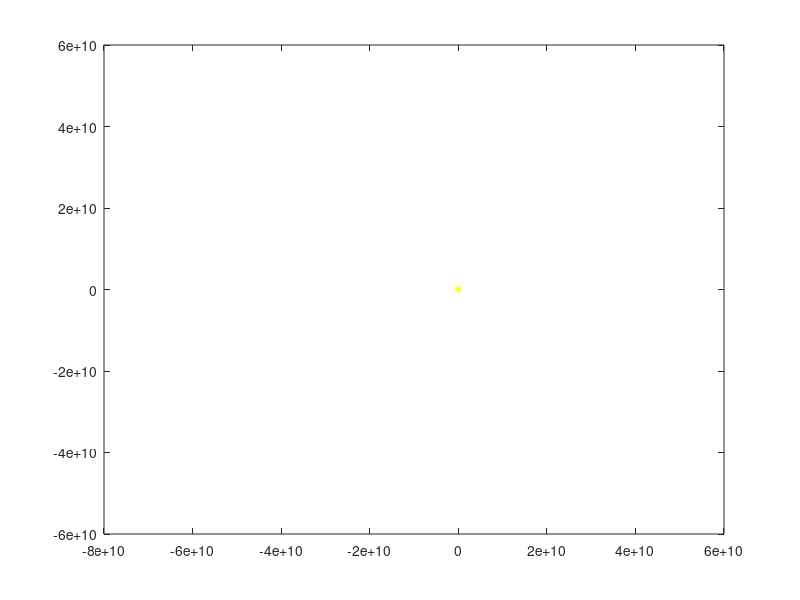

Write MATLAB code to recreate this figure. (Note: this script raises an error after producing the figure.)
function mercury1()

a = 57909050000; %semi-major axis (m)
e = 0.205630; %eccentricity
msun = 1.9885e30; %sun mass (kg)
G = 6.67408e-11;

t = 0:60*60*24:60*60*24*88;

%mean anomaly as function of time (s)
M = @(t) t.*(msun.*G./a.^3)^(1/2);

%eccentric anomaly (Newton-Raphson method)
EA = @(E) E-e.*sin(E)-M(t);
EAprime = @(E) 1-e.*cos(E);
E = NRmethod(EA, EAprime, M(t), 1e-16);

%true anomaly
sintheta = @(E) ((1-e^2)^(1/2).*sin(E))./(1-e.*cos(E));
costheta = @(E) (cos(E)-e)./(1-e.*cos(E));

%cartesian coordinates
r = @(costheta) a*(1-e^2)./(1+e.*costheta);
x = @(r, costheta) r(costheta(E)).*costheta(E);
y = @(r, sintheta) r(costheta(E)).*sintheta(E);

x1 = x(r, costheta);
y1 = y(r, sintheta);

%plot(t, x1, t, y1)
%plot(x1, y1)
%hold on

plot(0, 0, 'y*')
axis([-8e10,6e10,-6e10,6e10])
set(gcf, 'position', [0, 0, 1000, 1000])
set(gca, 'Color', 'k')
hold on
i = animatedline('Color', 'r', 'marker', '.', 'Linewidth', 1);
for k = 1:length(t)
    addpoints(i, x1(k), y1(k));
    drawnow
end

 
end

function E = NRmethod(f, fprime, E0, accuracy)
    E = E0;
    error = -1*(f(E)./fprime(E));
    while abs(error) > accuracy
        error = -1*(f(E)./fprime(E));
        E = E+error;
    end
end